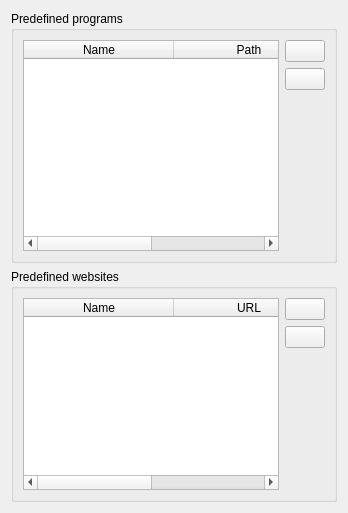
<?xml version="1.0" encoding="UTF-8"?>
<ui version="4.0">
 <class>DesktopServicesConfigurationPage</class>
 <widget class="QWidget" name="DesktopServicesConfigurationPage">
  <property name="windowTitle">
   <string>Desktop services</string>
  </property>
  <property name="windowIcon">
   <iconset resource="desktopservices.qrc">
    <normaloff>:/desktopservices/preferences-desktop-launch-feedback.png</normaloff>:/desktopservices/preferences-desktop-launch-feedback.png</iconset>
  </property>
  <layout class="QVBoxLayout" name="verticalLayout">
   <item>
    <widget class="QGroupBox" name="groupBox_2">
     <property name="title">
      <string>Predefined programs</string>
     </property>
     <layout class="QGridLayout" name="gridLayout">
      <item row="0" column="0" rowspan="3">
       <widget class="QTableWidget" name="programTable">
        <property name="selectionBehavior">
         <enum>QAbstractItemView::SelectRows</enum>
        </property>
        <attribute name="horizontalHeaderMinimumSectionSize">
         <number>150</number>
        </attribute>
        <attribute name="horizontalHeaderStretchLastSection">
         <bool>true</bool>
        </attribute>
        <attribute name="verticalHeaderVisible">
         <bool>false</bool>
        </attribute>
        <column>
         <property name="text">
          <string>Name</string>
         </property>
        </column>
        <column>
         <property name="text">
          <string>Path</string>
         </property>
        </column>
       </widget>
      </item>
      <item row="0" column="1">
       <widget class="QPushButton" name="addProgramButton">
        <property name="toolTip">
         <string>Add new program</string>
        </property>
        <property name="text">
         <string/>
        </property>
        <property name="icon">
         <iconset resource="../../core/core.qrc">
          <normaloff>:/resources/list-add.png</normaloff>:/resources/list-add.png</iconset>
        </property>
       </widget>
      </item>
      <item row="1" column="1">
       <widget class="QPushButton" name="removeProgramButton">
        <property name="toolTip">
         <string>Remove selected room</string>
        </property>
        <property name="text">
         <string/>
        </property>
        <property name="icon">
         <iconset resource="../../core/core.qrc">
          <normaloff>:/resources/edit-delete.png</normaloff>:/resources/edit-delete.png</iconset>
        </property>
       </widget>
      </item>
      <item row="2" column="1">
       <spacer name="verticalSpacer_2">
        <property name="orientation">
         <enum>Qt::Vertical</enum>
        </property>
        <property name="sizeHint" stdset="0">
         <size>
          <width>25</width>
          <height>161</height>
         </size>
        </property>
       </spacer>
      </item>
     </layout>
    </widget>
   </item>
   <item>
    <widget class="QGroupBox" name="groupBox_3">
     <property name="title">
      <string>Predefined websites</string>
     </property>
     <layout class="QGridLayout" name="gridLayout_2">
      <item row="0" column="1">
       <widget class="QPushButton" name="addWebsiteButton">
        <property name="toolTip">
         <string>Add new program</string>
        </property>
        <property name="text">
         <string/>
        </property>
        <property name="icon">
         <iconset resource="../../core/core.qrc">
          <normaloff>:/resources/list-add.png</normaloff>:/resources/list-add.png</iconset>
        </property>
       </widget>
      </item>
      <item row="1" column="1">
       <widget class="QPushButton" name="removeWebsiteButton">
        <property name="toolTip">
         <string>Remove selected room</string>
        </property>
        <property name="text">
         <string/>
        </property>
        <property name="icon">
         <iconset resource="../../core/core.qrc">
          <normaloff>:/resources/edit-delete.png</normaloff>:/resources/edit-delete.png</iconset>
        </property>
       </widget>
      </item>
      <item row="2" column="1">
       <spacer name="verticalSpacer">
        <property name="orientation">
         <enum>Qt::Vertical</enum>
        </property>
        <property name="sizeHint" stdset="0">
         <size>
          <width>20</width>
          <height>40</height>
         </size>
        </property>
       </spacer>
      </item>
      <item row="0" column="0" rowspan="3">
       <widget class="QTableWidget" name="websiteTable">
        <property name="selectionBehavior">
         <enum>QAbstractItemView::SelectRows</enum>
        </property>
        <attribute name="horizontalHeaderMinimumSectionSize">
         <number>150</number>
        </attribute>
        <attribute name="horizontalHeaderStretchLastSection">
         <bool>true</bool>
        </attribute>
        <attribute name="verticalHeaderVisible">
         <bool>false</bool>
        </attribute>
        <column>
         <property name="text">
          <string>Name</string>
         </property>
        </column>
        <column>
         <property name="text">
          <string>URL</string>
         </property>
        </column>
       </widget>
      </item>
     </layout>
    </widget>
   </item>
  </layout>
 </widget>
 <resources>
  <include location="../../core/core.qrc"/>
  <include location="desktopservices.qrc"/>
 </resources>
 <connections>
  <connection>
   <sender>addProgramButton</sender>
   <signal>clicked()</signal>
   <receiver>DesktopServicesConfigurationPage</receiver>
   <slot>addProgram()</slot>
   <hints>
    <hint type="sourcelabel">
     <x>296</x>
     <y>49</y>
    </hint>
    <hint type="destinationlabel">
     <x>165</x>
     <y>259</y>
    </hint>
   </hints>
  </connection>
  <connection>
   <sender>removeProgramButton</sender>
   <signal>clicked()</signal>
   <receiver>DesktopServicesConfigurationPage</receiver>
   <slot>removeProgram()</slot>
   <hints>
    <hint type="sourcelabel">
     <x>296</x>
     <y>79</y>
    </hint>
    <hint type="destinationlabel">
     <x>165</x>
     <y>259</y>
    </hint>
   </hints>
  </connection>
  <connection>
   <sender>addWebsiteButton</sender>
   <signal>clicked()</signal>
   <receiver>DesktopServicesConfigurationPage</receiver>
   <slot>addWebsite()</slot>
   <hints>
    <hint type="sourcelabel">
     <x>296</x>
     <y>317</y>
    </hint>
    <hint type="destinationlabel">
     <x>165</x>
     <y>259</y>
    </hint>
   </hints>
  </connection>
  <connection>
   <sender>removeWebsiteButton</sender>
   <signal>clicked()</signal>
   <receiver>DesktopServicesConfigurationPage</receiver>
   <slot>removeWebsite()</slot>
   <hints>
    <hint type="sourcelabel">
     <x>296</x>
     <y>347</y>
    </hint>
    <hint type="destinationlabel">
     <x>165</x>
     <y>259</y>
    </hint>
   </hints>
  </connection>
  <connection>
   <sender>programTable</sender>
   <signal>cellChanged(int,int)</signal>
   <receiver>DesktopServicesConfigurationPage</receiver>
   <slot>updateProgram()</slot>
   <hints>
    <hint type="sourcelabel">
     <x>148</x>
     <y>148</y>
    </hint>
    <hint type="destinationlabel">
     <x>165</x>
     <y>259</y>
    </hint>
   </hints>
  </connection>
  <connection>
   <sender>websiteTable</sender>
   <signal>cellActivated(int,int)</signal>
   <receiver>DesktopServicesConfigurationPage</receiver>
   <slot>updateWebsite()</slot>
   <hints>
    <hint type="sourcelabel">
     <x>148</x>
     <y>401</y>
    </hint>
    <hint type="destinationlabel">
     <x>165</x>
     <y>259</y>
    </hint>
   </hints>
  </connection>
 </connections>
 <slots>
  <slot>addProgram()</slot>
  <slot>removeProgram()</slot>
  <slot>addWebsite()</slot>
  <slot>removeWebsite()</slot>
  <slot>updateProgram()</slot>
  <slot>updateWebsite()</slot>
 </slots>
</ui>
